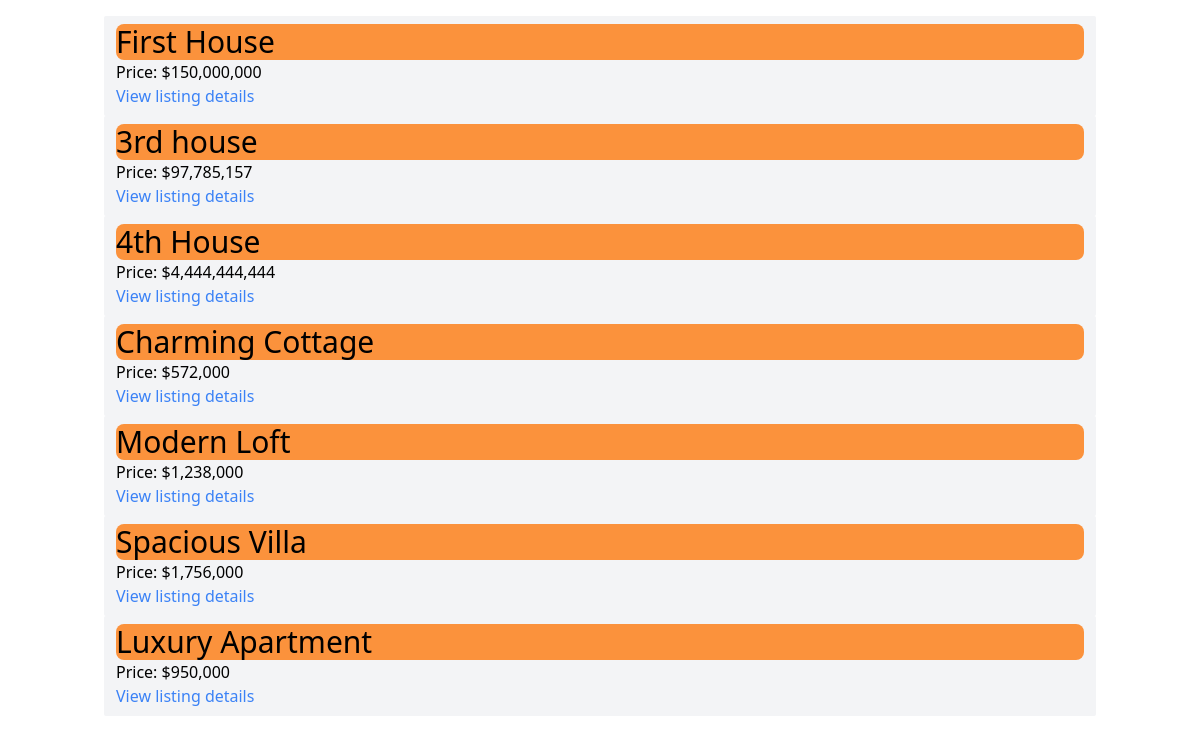
The page / on the database its author committed.
### listings/models.py (models this page shows, shortened)
class Listing(models.Model):
    title = models.CharField(max_length=100)
    address = models.CharField(max_length=100)
    description = models.TextField()
    price = models.IntegerField()
    bedrooms = models.IntegerField()
    bathrooms = models.DecimalField(max_digits=2, decimal_places=1)
    garage = models.IntegerField()
    sqft = models.IntegerField()
    is_published = models.BooleanField(default=True)
    list_date = models.DateTimeField(auto_now_add=True)

### listings/views.py (the view)
# urls.py: path('', listing_list), # This will call the listing_list view when the home page is visited
def listing_list(request):
    listings = Listing.objects.all() # This will get all the listings from the database
    context = {
        'listings': listings
    }
    return render(request, 'listings.html', context) # This will pass the listings.html to the template

### templates/listings.html (shortened to what this page needs)
{% extends 'base.html' %}
{% block content %}
{% load humanize %}
{% for listing in listings %}
    {% if listing.is_published %}
        <div class="px-3 py-2 bg-gray-100 rounded-sm">
            <h2 class="text-3xl bg-orange-400 rounded-lg">{{ listing.title }}</h2>
            <p>Price: ${{ listing.price|intcomma }}</p>
            <a href="/listing/{{ listing.id }}/" class="text-blue-500">
                View listing details
            </a>
        </div>
    {% endif %}
{% endfor %}
{% endblock %}

### templates/base.html (shortened to what this page needs)
<!DOCTYPE html>
<html lang="en">
<html>
    <head>
        <script src="https://cdn.tailwindcss.com"></script>
    </head>
    <body>
        <div class="mx-auto max-w-5xl px-4 py-4">
            {% block content %}
            {% endblock %}
        </div>
    </body>
</html>

### rows shown on the page
Listing: title "First House", price "150,000,000"
Listing: title "3rd house", price "97,785,157"
Listing: title "4th House", price "4,444,444,444"
Listing: title "Charming Cottage", price "572,000"
Listing: title "Modern Loft", price "1,238,000"
Listing: title "Spacious Villa", price "1,756,000"
Listing: title "Luxury Apartment", price "950,000"
